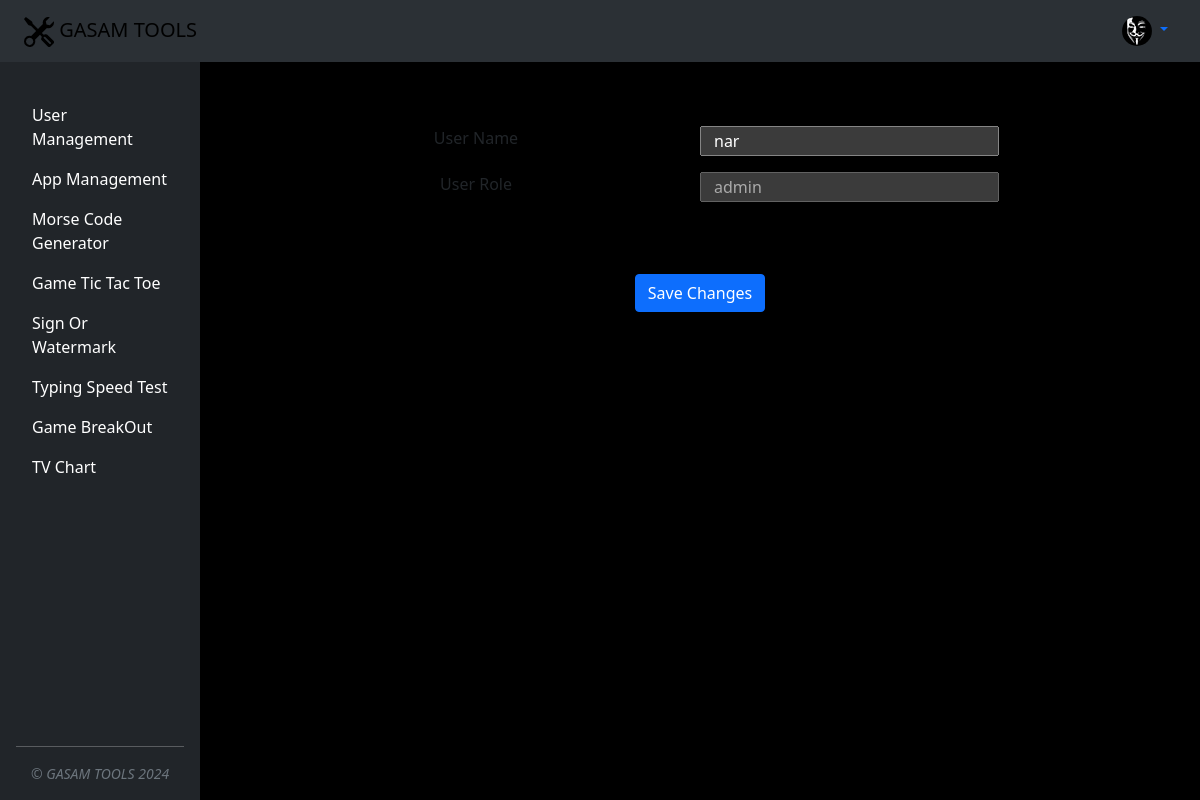
The page /profile (signed in) on the database as committed earlier.
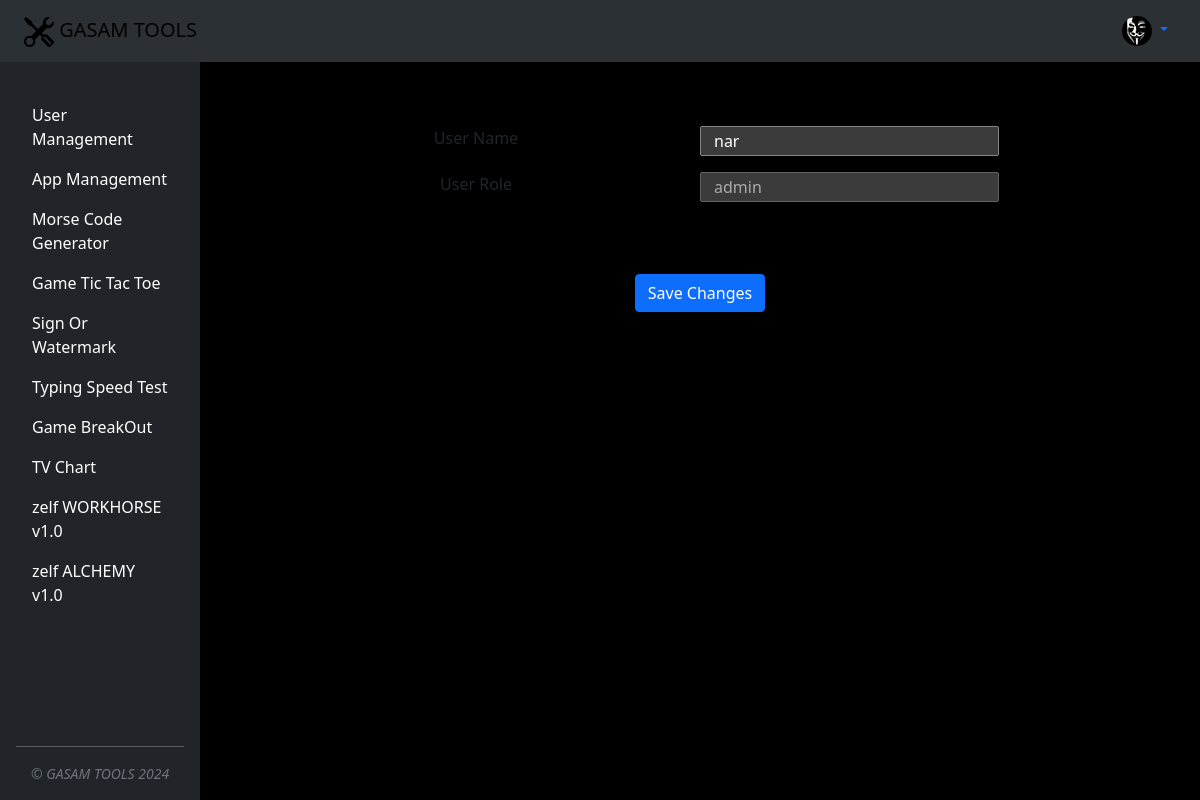
The same page on the database as committed later.
### main.py (models this page shows)
class GasamApp(db.Model):
    __tablename__ = "gasam_apps"
    id = db.Column(db.Integer, primary_key=True)
    title = db.Column(db.String(250), unique=True, nullable=False)
    subtitle = db.Column(db.String(250))
    app_url = db.Column(db.String(250), unique=True)
    users = relationship("User", secondary=user_app_association, back_populates="apps")

class User(UserMixin, db.Model):
    __tablename__ = "users"
    id = db.Column(db.Integer, primary_key=True)
    email = db.Column(db.String(100), unique=True)
    password = db.Column(db.String(100), nullable=False)
    name = db.Column(db.String(1000), nullable=False)
    role = db.Column(db.String(1000), nullable=True)
    approved = db.Column(db.Boolean, nullable=False)
    apps = relationship("GasamApp", secondary=user_app_association, back_populates="users")

### main.py (the view)
@app.route('/profile', methods=["GET", "POST", "PUT"])
@login_required
def profile():
    if request.method == 'PUT':
        json_data = request.get_json()
        if check_password_hash(current_user.password, json_data['user_password']):
            json_data['correct_password'] = True
            current_user.name = json_data['user_name']
            db.session.commit()  # Commit the changes to the database
        else:
            json_data['correct_password'] = False
        return jsonify(json_data)
    else:
        return render_template("profile.html",
                               user_approved=current_user.approved,
                               user_apps=current_user.apps,
                               user_name=current_user.name,
                               user_role=current_user.role
                               )

### main.py (called while the page is built)
@login_manager.user_loader
def load_user(user_id):
    return db.session.get(User, int(user_id))

### templates/profile.html (shortened to what this page needs)
{% include "header.html" %}
{% if user_approved: %}
  {% extends "base.html" %}
    {% block content %}
    <div class="container mt-5">
        <div class="container">
            <div class="row">
                <label class="col-6 mt-3 text-center" for="gasamProfileUserName">User Name</label>
                <input class='col-4 mt-3 gasam profile userName' id='gasamProfileUserName' type="text" value="{{ user_name }}" />
            </div>
            <div class="row">
                <label class="col-6 mt-3 text-center" for="gasamProfileUserRole">User Role</label>
                <input class='col-4 mt-3 gasam profile userRole' id='gasamProfileUserRole' type="text" value="{{ user_role }}" disabled/>
            </div>
            <br>
            <div class="d-flex justify-content-center">
                <button type="button" class="btn btn-primary mt-5" data-bs-toggle="modal" data-bs-target="#exampleModal">
                    Save Changes
                </button>
            </div>
        </div>
    </div>
    {% endblock %}
{% else: %}
    <div class="container">
      <p class="text-center">Your account is pending approval. You will receive email with confirmation.</p>
    </div>
{% endif %}

### templates/header.html (shortened to what this page needs)
<!DOCTYPE html>
<html lang="en" data-bs-theme="dark">
    <head>
      <link rel="stylesheet" href="https://cdnjs.cloudflare.com/ajax/libs/font-awesome/6.0.0-beta3/css/all.min.css">
      <link href="https://cdn.jsdelivr.net/npm/bootstrap@5.3.0-alpha2/dist/css/bootstrap.min.css" rel="stylesheet"
>
      <link href="https://stackpath.bootstrapcdn.com/bootstrap/5.1.3/css/bootstrap.min.css" rel="stylesheet">
      <link
          rel="stylesheet"
          href="{{ url_for('static', filename='css/styles.css')}}"
      />
    </head>
    <header class="mb-auto" >
      <nav class="navbar bg-body-tertiary fixed-top navbar-expand-lg">
    <div class="container-fluid">
        {% if not current_user.is_authenticated %}
        <a class="navbar-brand gasam brand" href="{{ url_for('login') }}">
            <img height="30px" src="{{ url_for('static', filename='images/tools.svg')}}"/> GASAM TOOLS
        </a>
        {% else %}
        <a class="navbar-brand gasam brand" href="{{ url_for('home') }}">
            <img height="30px" src="{{ url_for('static', filename='images/tools.svg')}}"/> GASAM TOOLS
        </a>
        {% endif %}
        <div class="collapse navbar-collapse" id="navbarNav">
            <ul class="navbar-nav ms-auto">
                {% if current_user.is_authenticated %}
                <li class="nav-item dropdown">
                    <a class="nav-link dropdown-toggle" href="#" id="navbarDropdown" role="button" data-bs-toggle="dropdown" aria-expanded="false">
                      <img src="{{ url_for('static', filename='images/profile_pic.png')}}" alt="Profile" class="rounded-circle" width="30" height="30">
                    </a>
                </li>
                {% endif %}
            </ul>
        </div>
    </div>
</nav>
    </header>
<body class="d-flex align-items-center py-4 bg-body-tertiary">

### templates/base.html (shortened to what this page needs)
<div class="d-flex gasam main-container">
  <div class="d-flex flex-column flex-shrink-0 p-3 text-bg-dark sidebar" style="width: 200px;">
    <ul class="nav nav-pills flex-column mb-auto gasam sidebar">
      {% for app in user_apps %}
      <li class="nav-item">
        <a href="{{url_for('access_app', app_name=app.app_url) }}"
           class="nav-link text-white {% if app_name and app_name==app.app_url: %} active {% endif %}"
           aria-current="page"
           id="{{ app.app_url }}">
          <p class="gasam app-name" title="{{ app.subtitle }}">{{ app.title }}</p>
        </a>
      </li>
      {% endfor %}
    </ul>
    <div class="small text-center text-muted fst-italic">&copy; GASAM TOOLS <span id="gasam-footer-year"></span></div>
  </div>
  <div class="flex-grow-1 p-3 content d-flex flex-column gasam main-window">
    {% block content %} {% endblock %}
  </div>
</div>

### templates/footer.html (shortened to what this page needs)
  </body>
</html>

### static/css/styles.css (style rules this page uses)
html, body { height: 100%; }
.sidebar { height: 100vh; overflow-y: auto; }
.gasam.sidebar { padding-top: 46px }
.gasam.brand { color: #000; }
.gasam.main-container { width: 100%; overflow-y: hidden; }
.gasam.main-window { background-color: #000; width: calc(100% - 200px); margin-top: 46px; height: calc(100vh - 46px); overflow-y: hidden; }
.gasam.app-name { margin: 0; }

Rows that differ between the two databases and show on the page:
added GasamApp: title "zelf WORKHORSE v1.0"
added GasamApp: title "zelf ALCHEMY v1.0"
